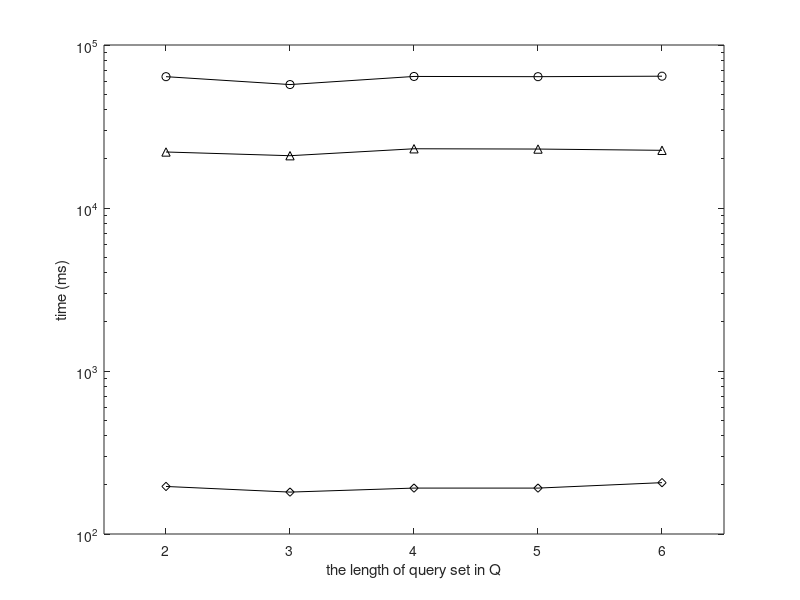

Write the MATLAB code that produced this figure. (Note: this script raises an error after producing the figure.)
set(gcf,'color',[1, 1, 1]);
set(gcf,'unit','centimeters','position',[10 5 9 7]);

x=[1, 2, 3, 4, 5];
y1 = [22061.63255955	20933.51254476	23090.002200850002	22996.43378748	22588.8535318];
y2 = [63935.16084051	57189.906617630004	64134.515941549995	63931.53679764	64358.88061789995];
y3 = [195.74515663	180.75456725	191.29914599	191.26767869	206.56410189];

p1= semilogy(x, y1, '-k^');
hold on;
p2 = semilogy(x, y2, '-ko');
hold on;
p3 = semilogy(x, y3, '-kd');

xlabel('the length of query set in Q');
ylabel('time (ms)');

axis([0.5 5.5 100.0 100000]);

set(gca, 'xtick', 1:5, 'XTickLabel', {'2','3','4','5','6'});
leg=legend('basic-g-v2','basic-w-v2','MDec', 2);
set(leg,'edgecolor','white');

set(gca, 'FontSize', 12);
set(get(gca, 'XLabel'), 'FontSize',12);
set(get(gca, 'YLabel'), 'FontSize',12);
set(findall(gcf,'type','line'),'linewidth',1.5);
set(gca, 'LineWidth', 1.5);
